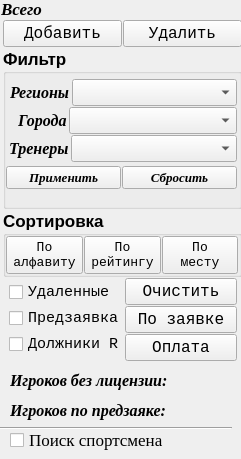
    <widget class="QWidget" name="page_2">
     <property name="geometry">
      <rect>
       <x>0</x>
       <y>0</y>
       <width>241</width>
       <height>459</height>
      </rect>
     </property>
     <attribute name="label">
      <string>Список участников</string>
     </attribute>
     <widget class="QLabel" name="label_dolg_R">
      <property name="geometry">
       <rect>
        <x>10</x>
        <y>370</y>
        <width>221</width>
        <height>21</height>
       </rect>
      </property>
      <property name="font">
       <font>
        <family>Times New Roman</family>
        <pointsize>12</pointsize>
        <weight>75</weight>
        <italic>true</italic>
        <bold>true</bold>
       </font>
      </property>
      <property name="text">
       <string>Игроков без лицензии:</string>
      </property>
     </widget>
     <widget class="QCheckBox" name="checkBox_find_player">
      <property name="geometry">
       <rect>
        <x>10</x>
        <y>430</y>
        <width>211</width>
        <height>20</height>
       </rect>
      </property>
      <property name="font">
       <font>
        <family>Times</family>
        <pointsize>13</pointsize>
        <weight>50</weight>
        <bold>false</bold>
       </font>
      </property>
      <property name="text">
       <string>Поиск спортсмена</string>
      </property>
      <property name="checkable">
       <bool>true</bool>
      </property>
     </widget>
     <widget class="Line" name="line_4">
      <property name="geometry">
       <rect>
        <x>0</x>
        <y>420</y>
        <width>232</width>
        <height>16</height>
       </rect>
      </property>
      <property name="orientation">
       <enum>Qt::Horizontal</enum>
      </property>
     </widget>
     <widget class="QLabel" name="label_predzayavka">
      <property name="geometry">
       <rect>
        <x>10</x>
        <y>400</y>
        <width>221</width>
        <height>21</height>
       </rect>
      </property>
      <property name="font">
       <font>
        <family>Times New Roman</family>
        <pointsize>12</pointsize>
        <weight>75</weight>
        <italic>true</italic>
        <bold>true</bold>
       </font>
      </property>
      <property name="text">
       <string>Игроков по предзаяке:</string>
      </property>
     </widget>
     <widget class="QLabel" name="label_46">
      <property name="geometry">
       <rect>
        <x>1</x>
        <y>0</y>
        <width>231</width>
        <height>17</height>
       </rect>
      </property>
      <property name="font">
       <font>
        <family>Times New Roman</family>
        <pointsize>13</pointsize>
        <weight>75</weight>
        <italic>true</italic>
        <bold>true</bold>
       </font>
      </property>
      <property name="text">
       <string>Всего</string>
      </property>
     </widget>
     <widget class="QWidget" name="layoutWidget">
      <property name="geometry">
       <rect>
        <x>3</x>
        <y>20</y>
        <width>239</width>
        <height>341</height>
       </rect>
      </property>
      <layout class="QVBoxLayout" name="verticalLayout_5">
       <property name="spacing">
        <number>1</number>
       </property>
       <item>
        <layout class="QHBoxLayout" name="horizontalLayout_8">
         <property name="spacing">
          <number>1</number>
         </property>
         <item>
          <layout class="QHBoxLayout" name="horizontalLayout_27">
           <item>
            <widget class="QPushButton" name="Button_add_edit_player">
             <property name="font">
              <font>
               <family>Courier New</family>
               <pointsize>12</pointsize>
               <italic>false</italic>
              </font>
             </property>
             <property name="text">
              <string>Добавить</string>
             </property>
            </widget>
           </item>
           <item>
            <widget class="QPushButton" name="Button_del_player">
             <property name="sizePolicy">
              <sizepolicy hsizetype="Minimum" vsizetype="Fixed">
               <horstretch>0</horstretch>
               <verstretch>0</verstretch>
              </sizepolicy>
             </property>
             <property name="font">
              <font>
               <family>Courier New</family>
               <pointsize>12</pointsize>
               <italic>false</italic>
              </font>
             </property>
             <property name="text">
              <string>Удалить</string>
             </property>
            </widget>
           </item>
          </layout>
         </item>
        </layout>
       </item>
       <item>
        <widget class="QGroupBox" name="groupBox_2">
         <property name="sizePolicy">
          <sizepolicy hsizetype="Preferred" vsizetype="MinimumExpanding">
           <horstretch>0</horstretch>
           <verstretch>0</verstretch>
          </sizepolicy>
         </property>
         <property name="font">
          <font>
           <pointsize>13</pointsize>
           <weight>75</weight>
           <bold>true</bold>
          </font>
         </property>
         <property name="title">
          <string>Фильтр</string>
         </property>
         <widget class="QWidget" name="layoutWidget">
          <property name="geometry">
           <rect>
            <x>3</x>
            <y>28</y>
            <width>231</width>
            <height>117</height>
           </rect>
          </property>
          <layout class="QVBoxLayout" name="verticalLayout_54">
           <property name="spacing">
            <number>1</number>
           </property>
           <item>
            <layout class="QVBoxLayout" name="verticalLayout_6">
             <property name="spacing">
              <number>1</number>
             </property>
             <item>
              <layout class="QHBoxLayout" name="horizontalLayout_24">
               <property name="spacing">
                <number>2</number>
               </property>
               <property name="leftMargin">
                <number>4</number>
               </property>
               <item>
                <widget class="QLabel" name="label_67">
                 <property name="font">
                  <font>
                   <family>Times New Roman</family>
                   <pointsize>12</pointsize>
                   <italic>true</italic>
                  </font>
                 </property>
                 <property name="text">
                  <string>Регионы</string>
                 </property>
                </widget>
               </item>
               <item>
                <widget class="QComboBox" name="comboBox_fltr_region">
                 <property name="sizePolicy">
                  <sizepolicy hsizetype="Expanding" vsizetype="Fixed">
                   <horstretch>0</horstretch>
                   <verstretch>0</verstretch>
                  </sizepolicy>
                 </property>
                 <property name="font">
                  <font>
                   <family>Times New Roman</family>
                   <pointsize>12</pointsize>
                  </font>
                 </property>
                 <property name="editable">
                  <bool>false</bool>
                 </property>
                </widget>
               </item>
              </layout>
             </item>
             <item>
              <layout class="QHBoxLayout" name="horizontalLayout_25">
               <property name="spacing">
                <number>2</number>
               </property>
               <property name="leftMargin">
                <number>12</number>
               </property>
               <item>
                <widget class="QLabel" name="label_75">
                 <property name="font">
                  <font>
                   <family>Times New Roman</family>
                   <pointsize>12</pointsize>
                   <italic>true</italic>
                  </font>
                 </property>
                 <property name="text">
                  <string>Города</string>
                 </property>
                </widget>
               </item>
               <item>
                <widget class="QComboBox" name="comboBox_fltr_city">
                 <property name="sizePolicy">
                  <sizepolicy hsizetype="Expanding" vsizetype="Fixed">
                   <horstretch>0</horstretch>
                   <verstretch>0</verstretch>
                  </sizepolicy>
                 </property>
                 <property name="font">
                  <font>
                   <family>Times New Roman</family>
                   <pointsize>12</pointsize>
                  </font>
                 </property>
                 <property name="editable">
                  <bool>false</bool>
                 </property>
                 <property name="insertPolicy">
                  <enum>QComboBox::InsertAlphabetically</enum>
                 </property>
                </widget>
               </item>
              </layout>
             </item>
             <item>
              <layout class="QHBoxLayout" name="horizontalLayout_26">
               <property name="spacing">
                <number>2</number>
               </property>
               <property name="leftMargin">
                <number>3</number>
               </property>
               <item>
                <widget class="QLabel" name="label_66">
                 <property name="font">
                  <font>
                   <family>Times New Roman</family>
                   <pointsize>12</pointsize>
                   <italic>true</italic>
                  </font>
                 </property>
                 <property name="text">
                  <string>Тренеры</string>
                 </property>
                </widget>
               </item>
               <item>
                <widget class="QComboBox" name="comboBox_fltr_coach">
                 <property name="sizePolicy">
                  <sizepolicy hsizetype="Expanding" vsizetype="Fixed">
                   <horstretch>0</horstretch>
                   <verstretch>0</verstretch>
                  </sizepolicy>
                 </property>
                 <property name="font">
                  <font>
                   <family>Times New Roman</family>
                   <pointsize>12</pointsize>
                  </font>
                 </property>
                 <property name="editable">
                  <bool>false</bool>
                 </property>
                 <property name="insertPolicy">
                  <enum>QComboBox::InsertAlphabetically</enum>
                 </property>
                </widget>
               </item>
              </layout>
             </item>
            </layout>
           </item>
           <item>
            <layout class="QHBoxLayout" name="horizontalLayout_23">
             <property name="spacing">
              <number>1</number>
             </property>
             <item>
              <widget class="QPushButton" name="Button_fltr_list">
               <property name="sizePolicy">
                <sizepolicy hsizetype="Expanding" vsizetype="Fixed">
                 <horstretch>0</horstretch>
                 <verstretch>0</verstretch>
                </sizepolicy>
               </property>
               <property name="font">
                <font>
                 <family>Times New Roman</family>
                 <pointsize>10</pointsize>
                 <italic>true</italic>
                </font>
               </property>
               <property name="text">
                <string>Применить</string>
               </property>
              </widget>
             </item>
             <item>
              <widget class="QPushButton" name="Button_reset_fltr_list">
               <property name="sizePolicy">
                <sizepolicy hsizetype="Expanding" vsizetype="Fixed">
                 <horstretch>0</horstretch>
                 <verstretch>0</verstretch>
                </sizepolicy>
               </property>
               <property name="font">
                <font>
                 <family>Times New Roman</family>
                 <pointsize>10</pointsize>
                 <italic>true</italic>
                </font>
               </property>
               <property name="text">
                <string>Сбросить</string>
               </property>
              </widget>
             </item>
            </layout>
           </item>
          </layout>
         </widget>
        </widget>
       </item>
       <item>
        <widget class="QGroupBox" name="groupBox">
         <property name="sizePolicy">
          <sizepolicy hsizetype="Preferred" vsizetype="Preferred">
           <horstretch>0</horstretch>
           <verstretch>0</verstretch>
          </sizepolicy>
         </property>
         <property name="font">
          <font>
           <pointsize>13</pointsize>
           <weight>75</weight>
           <bold>true</bold>
          </font>
         </property>
         <property name="title">
          <string>Сортировка</string>
         </property>
         <layout class="QHBoxLayout" name="horizontalLayout_7">
          <property name="spacing">
           <number>1</number>
          </property>
          <property name="leftMargin">
           <number>0</number>
          </property>
          <property name="topMargin">
           <number>0</number>
          </property>
          <property name="rightMargin">
           <number>1</number>
          </property>
          <property name="bottomMargin">
           <number>0</number>
          </property>
          <item>
           <widget class="QPushButton" name="Button_sort_Name">
            <property name="font">
             <font>
              <family>Courier New</family>
              <pointsize>10</pointsize>
              <weight>50</weight>
              <bold>false</bold>
             </font>
            </property>
            <property name="text">
             <string>По
алфавиту</string>
            </property>
           </widget>
          </item>
          <item>
           <widget class="QPushButton" name="Button_sort_R">
            <property name="font">
             <font>
              <family>Courier New</family>
              <pointsize>10</pointsize>
              <weight>50</weight>
              <bold>false</bold>
             </font>
            </property>
            <property name="text">
             <string>По
рейтингу</string>
            </property>
           </widget>
          </item>
          <item>
           <widget class="QPushButton" name="Button_sort_mesto">
            <property name="font">
             <font>
              <family>Courier New</family>
              <pointsize>10</pointsize>
              <weight>50</weight>
              <bold>false</bold>
             </font>
            </property>
            <property name="text">
             <string>По 
месту</string>
            </property>
           </widget>
          </item>
         </layout>
        </widget>
       </item>
       <item>
        <layout class="QHBoxLayout" name="horizontalLayout_28">
         <property name="spacing">
          <number>1</number>
         </property>
         <item>
          <layout class="QVBoxLayout" name="verticalLayout_7">
           <property name="spacing">
            <number>0</number>
           </property>
           <property name="leftMargin">
            <number>6</number>
           </property>
           <item>
            <widget class="QCheckBox" name="checkBox_6">
             <property name="font">
              <font>
               <family>Courier New</family>
               <pointsize>11</pointsize>
               <weight>50</weight>
               <bold>false</bold>
              </font>
             </property>
             <property name="text">
              <string>Удаленные</string>
             </property>
             <property name="checkable">
              <bool>true</bool>
             </property>
            </widget>
           </item>
           <item>
            <widget class="QCheckBox" name="checkBox_15">
             <property name="font">
              <font>
               <family>Courier New</family>
               <pointsize>11</pointsize>
               <weight>50</weight>
               <bold>false</bold>
              </font>
             </property>
             <property name="text">
              <string>Предзаявка</string>
             </property>
             <property name="checkable">
              <bool>true</bool>
             </property>
            </widget>
           </item>
           <item>
            <widget class="QCheckBox" name="checkBox_11">
             <property name="font">
              <font>
               <family>Courier New</family>
               <pointsize>11</pointsize>
               <weight>50</weight>
               <bold>false</bold>
              </font>
             </property>
             <property name="text">
              <string>Должники R</string>
             </property>
             <property name="checkable">
              <bool>true</bool>
             </property>
            </widget>
           </item>
          </layout>
         </item>
         <item>
          <layout class="QVBoxLayout" name="verticalLayout_8">
           <property name="spacing">
            <number>1</number>
           </property>
           <property name="leftMargin">
            <number>0</number>
           </property>
           <property name="topMargin">
            <number>0</number>
           </property>
           <property name="rightMargin">
            <number>5</number>
           </property>
           <property name="bottomMargin">
            <number>0</number>
           </property>
           <item>
            <widget class="QPushButton" name="Button_clear_del">
             <property name="font">
              <font>
               <family>Courier New</family>
               <pointsize>12</pointsize>
               <kerning>true</kerning>
              </font>
             </property>
             <property name="text">
              <string>Очистить</string>
             </property>
            </widget>
           </item>
           <item>
            <widget class="QPushButton" name="Button_app">
             <property name="font">
              <font>
               <family>Courier New</family>
               <pointsize>12</pointsize>
              </font>
             </property>
             <property name="text">
              <string>По заявке</string>
             </property>
            </widget>
           </item>
           <item>
            <widget class="QPushButton" name="Button_pay_R">
             <property name="font">
              <font>
               <family>Courier New</family>
               <pointsize>12</pointsize>
               <kerning>true</kerning>
              </font>
             </property>
             <property name="text">
              <string>Оплата</string>
             </property>
            </widget>
           </item>
          </layout>
         </item>
        </layout>
       </item>
      </layout>
     </widget>
    </widget>
